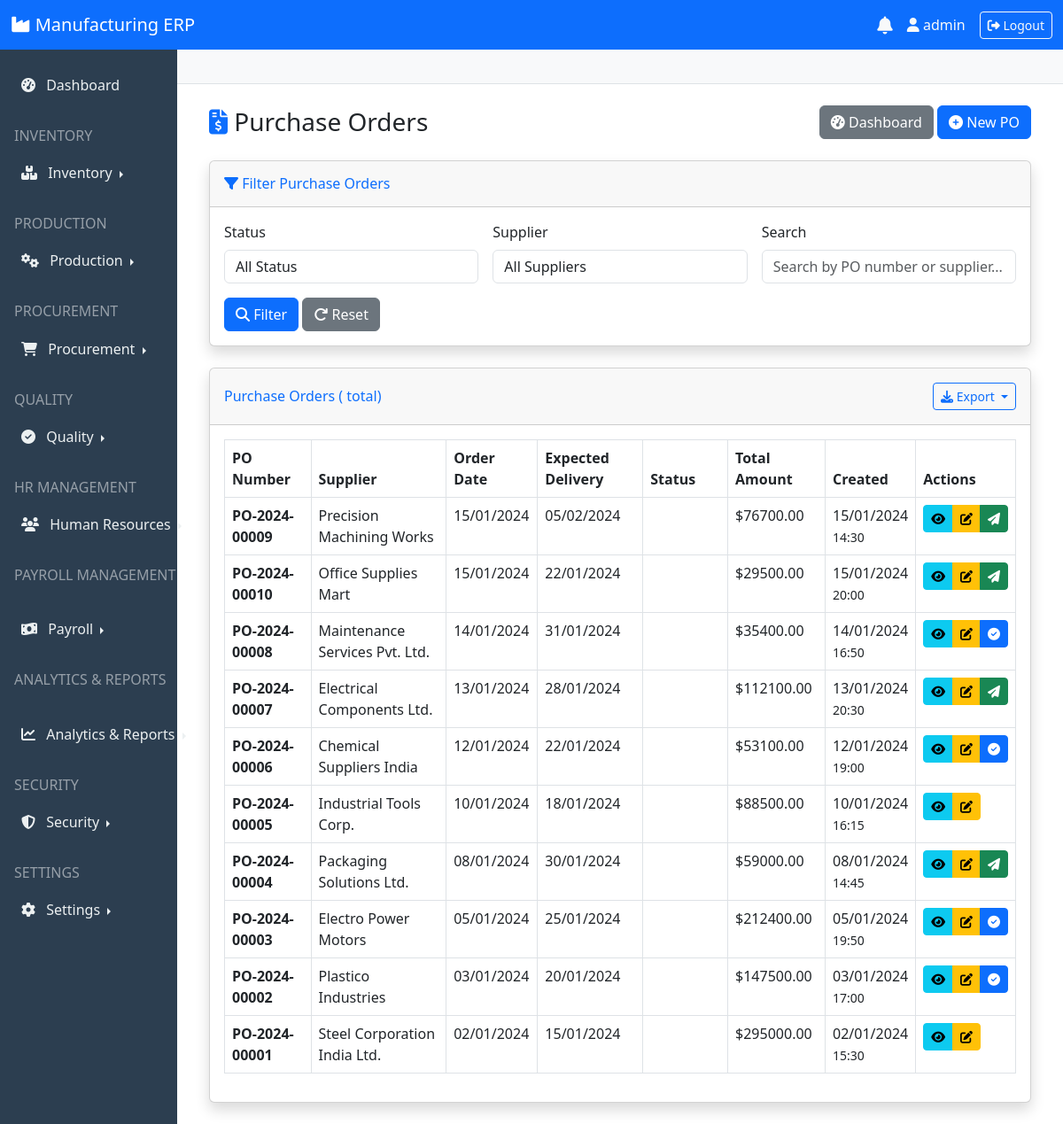
Page /procurement/purchase-orders/ (signed in) on the earlier database version.
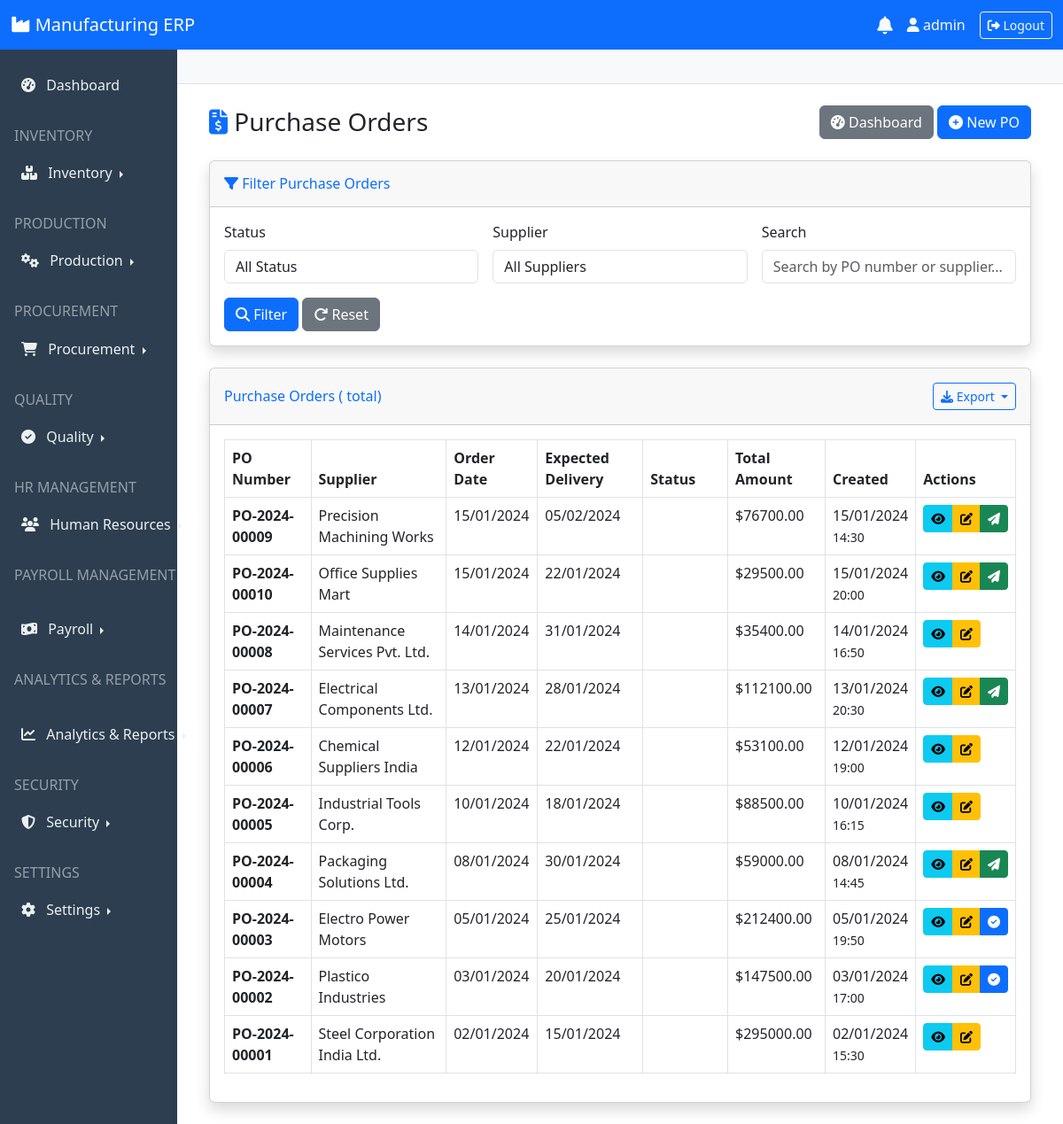
Same page on the later database version.
### procurement/models.py (models this page shows, shortened)
class PurchaseOrder(TimeStampedModel):
    ORDER_STATUS = [
        ('draft', 'Draft'),
        ('sent', 'Sent to Supplier'),
        ('confirmed', 'Confirmed'),
        ('partial', 'Partially Received'),
        ('received', 'Fully Received'),
        ('cancelled', 'Cancelled'),
        ('closed', 'Closed'),
    ]
    po_number = models.CharField(max_length=50, unique=True)
    supplier = models.ForeignKey(Supplier, on_delete=models.PROTECT)
    order_date = models.DateField()
    expected_delivery = models.DateField()
    status = models.CharField(max_length=20, choices=ORDER_STATUS, default='draft')
    delivery_address = models.TextField()
    terms_conditions = models.TextField(blank=True)
    total_amount = models.DecimalField(max_digits=12, decimal_places=2, default=0)
    tax_amount = models.DecimalField(max_digits=12, decimal_places=2, default=0)
    grand_total = models.DecimalField(max_digits=12, decimal_places=2, default=0)
    notes = models.TextField(blank=True)

class Supplier(TimeStampedModel):
    SUPPLIER_TYPES = [
        ('material', 'Raw Material Supplier'),
        ('equipment', 'Equipment Supplier'),
        ('service', 'Service Provider'),
        ('other', 'Other'),
    ]
    code = models.CharField(max_length=20, unique=True)
    name = models.CharField(max_length=200)
    supplier_type = models.CharField(max_length=20, choices=SUPPLIER_TYPES, default='material')
    contact_person = models.CharField(max_length=100)
    email = models.EmailField()
    phone = models.CharField(max_length=20)
    address = models.TextField()
    tax_id = models.CharField(max_length=50, blank=True)
    payment_terms = models.CharField(max_length=100, blank=True)
    credit_limit = models.DecimalField(max_digits=12, decimal_places=2, default=0)
    current_balance = models.DecimalField(max_digits=12, decimal_places=2, default=0)
    is_active = models.BooleanField(default=True)

### procurement/views.py (the view)
# urls.py: path('purchase-orders/', views.PurchaseOrderListView.as_view(), name='purchase_order_list'),
class PurchaseOrderListView(LoginRequiredMixin, ListView):
    model = PurchaseOrder
    template_name = 'procurement/purchase_order_list.html'
    context_object_name = 'purchase_orders'
    paginate_by = 20
    def get_queryset(self):
        queryset = PurchaseOrder.objects.select_related('supplier').all()
        status = self.request.GET.get('status')
        if status:
            queryset = queryset.filter(status=status)
        supplier_id = self.request.GET.get('supplier')
        if supplier_id:
            queryset = queryset.filter(supplier_id=supplier_id)
        search = self.request.GET.get('search')
        if search:
            queryset = queryset.filter(
                Q(po_number__icontains=search) |
                Q(supplier__name__icontains=search)
            )
        return queryset.order_by('-order_date')
    def get_context_data(self, **kwargs):
        context = super().get_context_data(**kwargs)
        from django.apps import apps
        Supplier = apps.get_model('procurement', 'Supplier')
        context['status_choices'] = PurchaseOrder.ORDER_STATUS  # Changed from 'status' to 'status_choices'
        context['all_suppliers'] = Supplier.objects.all()  # Changed from 'supplier' to 'all_suppliers'
        context['current_status'] = self.request.GET.get('status', '')
        context['current_supplier'] = self.request.GET.get('supplier', '')
        context['current_search'] = self.request.GET.get('search', '')
        return context

### templates/procurement/purchase_order_list.html (shortened to what the changed rows need)
{% extends 'base.html' %}
{% block content %}
<div class="container-fluid">
    <div class="row mb-4">
        <div class="col-12">
            <div class="d-flex justify-content-between align-items-center">
                <h1 class="h3 mb-0">
                    <i class="fas fa-file-invoice-dollar text-primary"></i> Purchase Orders
                </h1>
            </div>
        </div>
    </div>
    <div class="card shadow">
        <div class="card-body">
            <div class="table-responsive">
                <table class="table table-bordered table-hover">
                    <thead class="thead-dark">
                        <tr>
                            <th>PO Number</th>
                            <th>Supplier</th>
                            <th>Order Date</th>
                            <th>Expected Delivery</th>
                            <th>Status</th>
                            <th>Total Amount</th>
                            <th>Created</th>
                            <th>Actions</th>
                        </tr>
                    </thead>
                    <tbody>
                        {% for po in purchase_orders %}
                        <tr>
                            <td>
                                <strong>{{ po.po_number }}</strong>
                            </td>
                            <td>{{ po.supplier.name }}</td>
                            <td>{{ po.order_date|date:"d/m/Y" }}</td>
                            <td>
                                <span class="{% if po.expected_delivery < today %}text-danger{% endif %}">
                                    {{ po.expected_delivery|date:"d/m/Y" }}
                                </span>
                            </td>
                            <td>
                                {% if po.status == 'draft' %}
                                    <span class="badge badge-secondary">Draft</span>
                                {% elif po.status == 'sent' %}
                                    <span class="badge badge-info">Sent</span>
                                {% elif po.status == 'confirmed' %}
                                    <span class="badge badge-primary">Confirmed</span>
                                {% elif po.status == 'partial' %}
                                    <span class="badge badge-warning">Partial</span>
                                {% elif po.status == 'received' %}
                                    <span class="badge badge-success">Received</span>
                                {% elif po.status == 'cancelled' %}
                                    <span class="badge badge-danger">Cancelled</span>
                                {% elif po.status == 'closed' %}
                                    <span class="badge badge-dark">Closed</span>
                                {% endif %}
                            </td>
                            <td class="text-right">${{ po.grand_total|floatformat:2 }}</td>
                            <td>
                                {{ po.created_at|date:"d/m/Y" }}<br>
                                <small>{{ po.created_at|date:"H:i" }}</small>
                            </td>
                            <td>
                                <div class="btn-group btn-group-sm" role="group">
                                    <a href="{% url 'procurement:purchase_order_detail' po.pk %}"
                                       class="btn btn-info" title="View">
                                        <i class="fas fa-eye"></i>
                                    </a>
                                    <a href="{% url 'procurement:purchase_order_update' po.pk %}"
                                       class="btn btn-warning" title="Edit">
                                        <i class="fas fa-edit"></i>
                                    </a>
                                    {% if po.status in 'sent confirmed' %}
                                    <a href="{% url 'procurement:purchase_order_receive' po.pk %}"
                                       class="btn btn-primary" title="Mark as Received">
                                        <i class="fas fa-check-circle"></i>
                                    </a>
                                    {% endif %}
                                </div>
                            </td>
                        </tr>
                        {% endfor %}
                    </tbody>
                </table>
            </div>
        </div>
    </div>
</div>
{% endblock %}

Differences in the rows shown:
changed PurchaseOrder "PO-2024-00008": status "sent" → "received" (drawn)
changed PurchaseOrder "PO-2024-00006": status "confirmed" → "received" (drawn)
